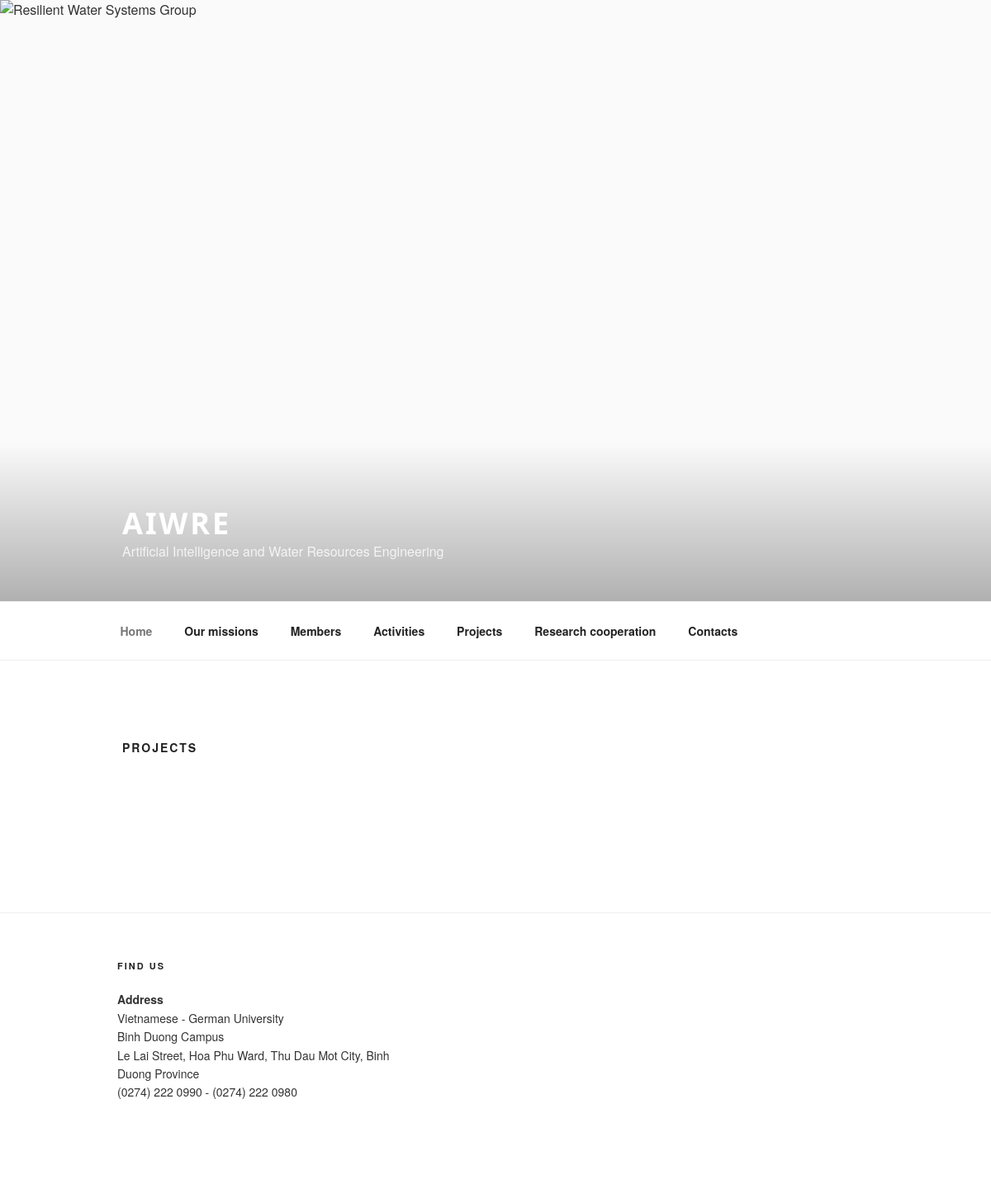
Page /projects on the earlier database version.
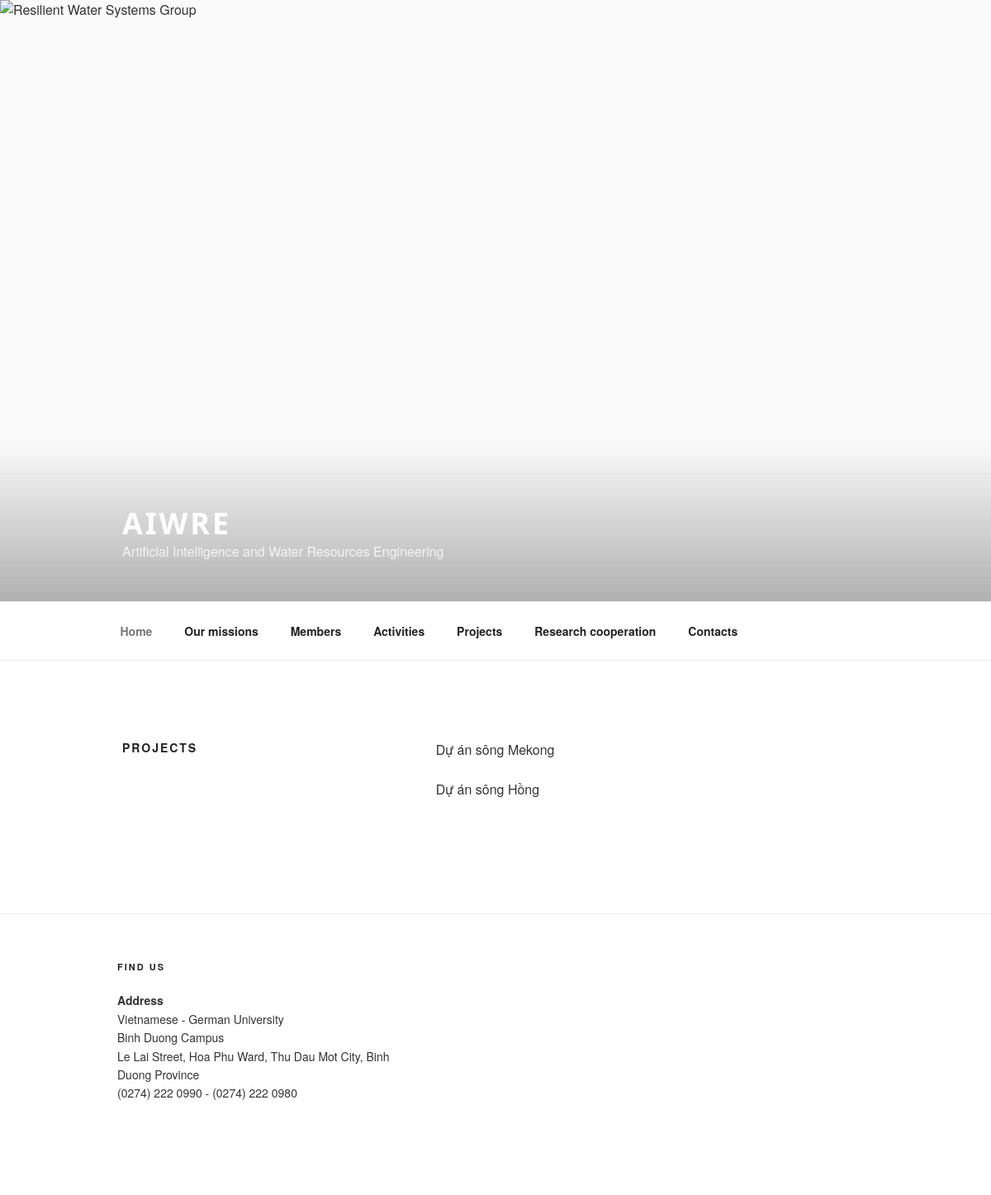
Same page on the later database version.
### website/models.py (models this page shows)
class Project(models.Model):
    name = models.CharField(max_length=255)
    description = models.CharField(max_length=255, null=True)

### website/views.py (the view)
# urls.py: path('projects', views.projects, name='projects'),
def projects(request):
    projects = Project.objects.all()
    return render(request, 'projects.html', {'projects': projects})

### website/templates/projects.html
{% extends 'base.html' %}
{% block content %}
    <div id="primary" class="content-area">
        <main id="main" class="site-main" role="main">
            <article id="post-63" class="twentyseventeen-panel  post-63 page type-page status-publish hentry">
                <div class="panel-content">
                    <div class="wrap">
                        <header class="entry-header">
                            <h2 class="entry-title">Projects</h2>
                        </header>
                        <div class="entry-content">
                            {% for project in projects %}
                                <p>{{ project.name }}</p>
                            {% endfor %}
                        </div>
                    </div>
                </div>
            </article>
        </main>
    </div>
{% endblock %}

Differences in the rows shown:
added Project: name "Dự án sông Mekong"
added Project: name "Dự án sông Hồng"
